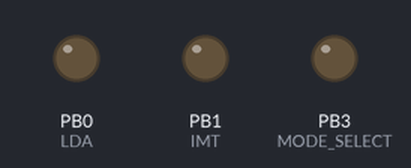
A sketch run on a simulated ATtiny85, built with avr-gcc and run on an emulated ATtiny85. Shown: output pins drawn as LEDs (lit = HIGH). Sleep ends after the set time or at an interrupt; pins used as bus, display or sensor lines are not drawn. At 22.1 s the program stops and its outputs stay as they are.

Above: at 0.1 s.
At 12.1 s:
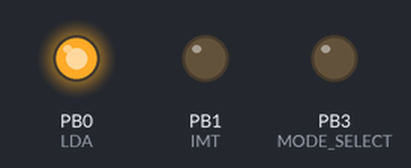
At 17.1 s:
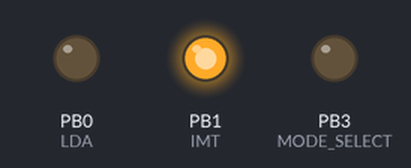
At 20.5 s:
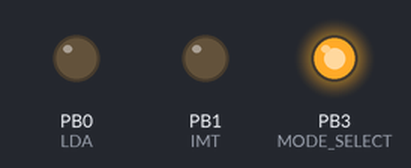
Timing chart, 0 to 22.6 s (numbered marks = the images above):
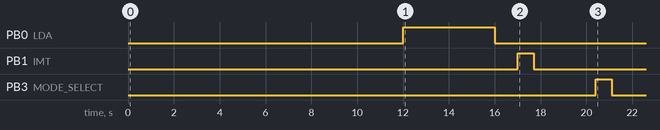

Measured:
- by itself, PB0 (LDA): LOW → HIGH at 12.0 s, → LOW 4.0 s later
- by itself, PB1 (IMT): LOW → HIGH at 17.0 s, → LOW 0.70 s later
- by itself, PB3 (MODE_SELECT): LOW → HIGH at 20.4 s, → LOW 0.70 s later

The sketch:

Startup_Controller_Code_V1.ino
```cpp
// Will Norman
// March 2025
// GR Yaris Startup Controller
// For use with PCB v1.0

// To program the ATtiny85 dev board, you must include the following:
// File / Preferences / Additional boards manager URLs:
// http://drazzy.com/package_drazzy.com_index.json
// Boards Manager --> Install "ATTinyCore" by Spence
// Tools / Board: ATTinyCore / ATtiny85 (Micronucleus / DigiSpark)

#include <avr/sleep.h>

// Define output pins
#define LDA 0
#define IMT 1
#define A_SS 2
#define MODE_SELECT 3

void setup() {

  // Setup pins as outputs
  pinMode(LDA,OUTPUT);
  pinMode(IMT,OUTPUT);
  pinMode(A_SS,OUTPUT);
  pinMode(MODE_SELECT,OUTPUT);

  // Ensure pins are driven low
  digitalWrite(LDA,LOW);
  digitalWrite(IMT,LOW);
  digitalWrite(A_SS,LOW);
  digitalWrite(MODE_SELECT,LOW);

  // wait 12 seconds - give time for screen to load to debug
  delay(12000);

  // Press buttons sequentially

  // Lane departue alert
  digitalWrite(LDA,HIGH); // press LDA
  delay(4000); // wait long time
  digitalWrite(LDA,LOW); // release LDA
  delay(1000); // wait short time

  // iMT
  digitalWrite(IMT,HIGH); // press iMT
  delay(700); // wait short time
  digitalWrite(IMT,LOW); // release iMT
  delay(1000); // wait short time

  // Auto stop/start
  digitalWrite(A_SS,HIGH); // press stop/start
  delay(700); // wait short time
  digitalWrite(A_SS,LOW); // release stop/start
  delay(1000); // wait short time

  // Sport / track mode
  digitalWrite(MODE_SELECT,HIGH); // press mode select
  delay(700); // wait short time
  digitalWrite(MODE_SELECT,LOW); // release mode select
  delay(1000); // wait short time

  // sleep device
  set_sleep_mode(SLEEP_MODE_PWR_DOWN);
  sleep_enable();
  sleep_mode();

}

void loop() {

}
```
